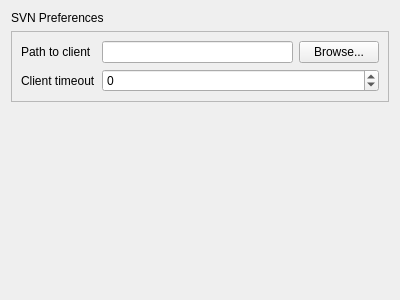
<?xml version="1.0" encoding="UTF-8"?>
<ui version="4.0">
 <class>PreferencesVersioningPage</class>
 <widget class="QWidget" name="PreferencesVersioningPage">
  <property name="geometry">
   <rect>
    <x>0</x>
    <y>0</y>
    <width>400</width>
    <height>300</height>
   </rect>
  </property>
  <property name="windowTitle">
   <string>Form</string>
  </property>
  <layout class="QVBoxLayout" name="verticalLayout">
   <item>
    <widget class="QLabel" name="label">
     <property name="text">
      <string>SVN Preferences</string>
     </property>
    </widget>
   </item>
   <item>
    <widget class="QFrame" name="svnFrame">
     <property name="frameShape">
      <enum>QFrame::StyledPanel</enum>
     </property>
     <property name="frameShadow">
      <enum>QFrame::Raised</enum>
     </property>
     <layout class="QGridLayout" name="gridLayout">
      <item row="0" column="0">
       <widget class="QLabel" name="label_2">
        <property name="text">
         <string>Path to client</string>
        </property>
       </widget>
      </item>
      <item row="0" column="1">
       <widget class="QLineEdit" name="pathToSvnClientLineEdit"/>
      </item>
      <item row="1" column="0">
       <widget class="QLabel" name="label_3">
        <property name="text">
         <string>Client timeout</string>
        </property>
       </widget>
      </item>
      <item row="1" column="1" colspan="2">
       <widget class="QSpinBox" name="svnTimeoutSpinBox">
        <property name="toolTip">
         <string>enter time span value in milliseconds</string>
        </property>
        <property name="accelerated">
         <bool>true</bool>
        </property>
        <property name="minimum">
         <number>-1</number>
        </property>
        <property name="maximum">
         <number>2000000000</number>
        </property>
        <property name="singleStep">
         <number>100</number>
        </property>
       </widget>
      </item>
      <item row="0" column="2">
       <widget class="QPushButton" name="browseSvnClientButton">
        <property name="text">
         <string>Browse...</string>
        </property>
       </widget>
      </item>
     </layout>
    </widget>
   </item>
   <item>
    <spacer name="verticalSpacer">
     <property name="orientation">
      <enum>Qt::Vertical</enum>
     </property>
     <property name="sizeHint" stdset="0">
      <size>
       <width>20</width>
       <height>40</height>
      </size>
     </property>
    </spacer>
   </item>
  </layout>
 </widget>
 <resources/>
 <connections/>
</ui>
